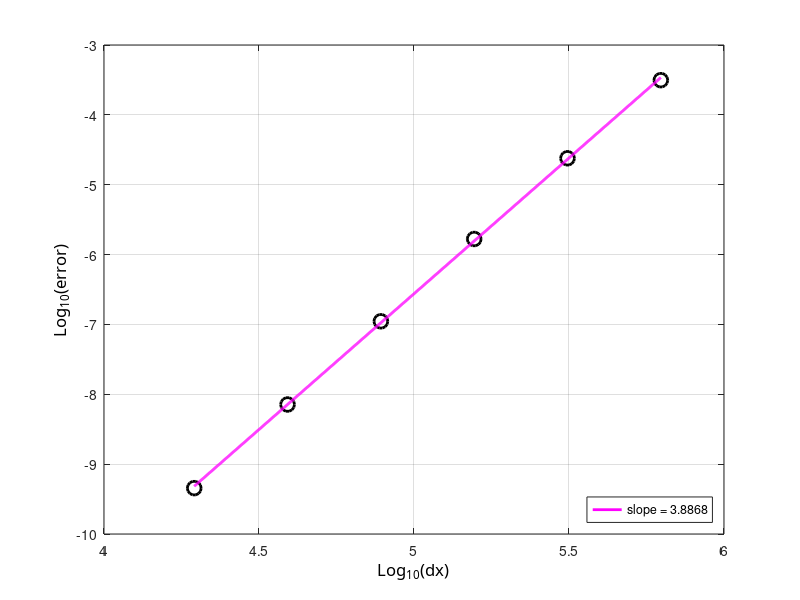

Write the MATLAB code that produced this figure.
clc; clear all; close all;

radius=6371220;
N=[16 32 64 128 256 512];
dx=2*pi*radius./(4*N);
e=[1.8636*10^-4 1.3545*10^-5 9.7564*10^-7 6.5592*10^-8 4.2563*10^-9 2.7115*10^-10];
e=[3.1368*10^-4 2.3910*10^-5 1.6716*10^-6 1.1088*10^-7 7.1437*10^-9 4.5361*10^-10];


ldx=log10(dx);
leh=log10(e);



%% plot 1
figure(11); 
%% curve 1
hl1=plot(ldx,leh,'ok');
set(hl1,'LineWidth',2.0);
set(hl1,'MarkerSize',10);
set(hl1,'MarkerEdgeColor','k');

hold on;
[a11,b1]=polyfit(ldx,leh,1);
tt=linspace(min(ldx),max(ldx),1000);
lsq1=a11(2)+a11(1)*tt;

% %% courbes...
hlf1=plot(tt,lsq1,'-m');
set(hlf1,'LineWidth',2.0);

%% legend
legend(hlf1,{['slope = ' num2str(a11(1))]},'Location','SouthEast')

ha=gca;
xa=get(gca,'Xlabel');
set(ha,'Xgrid','on');
set(xa,'String','Log_{10}(dx)');
set (xa,'FontName','Calibri');
set(xa,'FontSize',12);

% ylabel
ha=gca;
ya=get(gca,'Ylabel');
set(ha,'Ygrid','on');
set(ya,'String','Log_{10}(error)');
set (ya,'FontName','Calibri');
set(ya,'FontSize',12);
